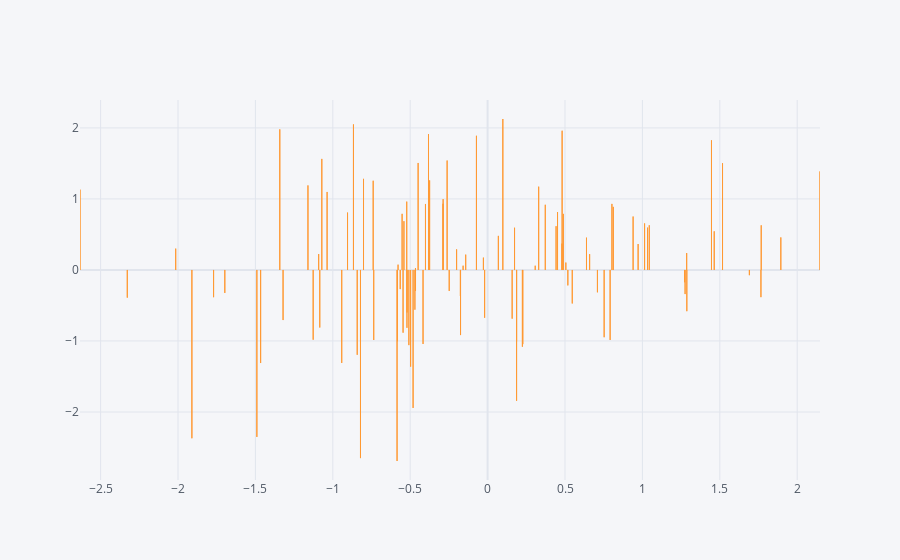

The notebook cell saved with this chart:
### Code cell
df.iplot(kind = "bar",x = "A", y = "B")
